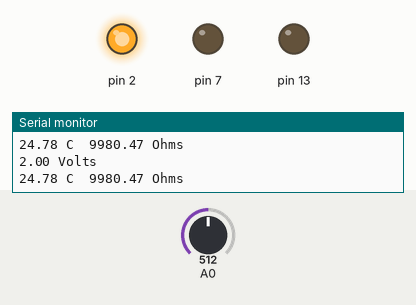
The sketch below on a simulated Arduino Uno, built with avr-gcc and run on an emulated ATmega328P. Shown: output pins drawn as LEDs (lit = HIGH), the last lines printed to the serial monitor. Inputs (shaded band) come from the test bench; at power-on: A0 = 512.

Above: at 1.3 s.
1.4 s: A0 set to 564
2.9 s: A0 set to 593
At 3.9 s:
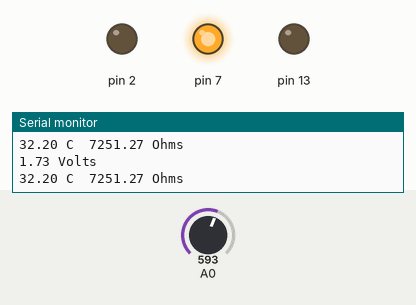
4.5 s: A0 set to 789
6.0 s: A0 set to 823
At 6.5 s:
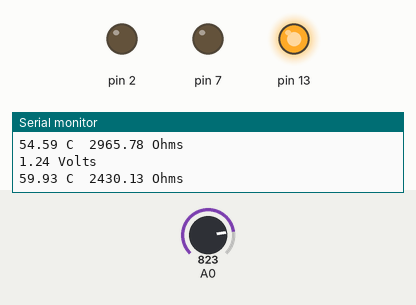
7.5 s: A0 set to 716
At 7.9 s:
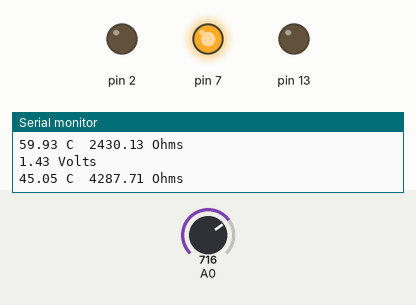
10.5 s: A0 set to 900
At 11.8 s:
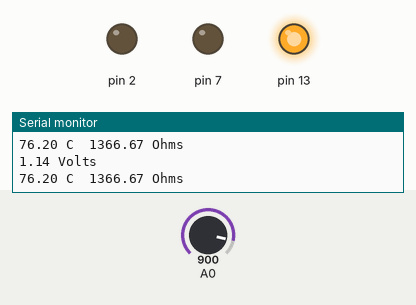
Timing chart, 0 to 13.0 s (numbered marks = the images above; inputs shaded):
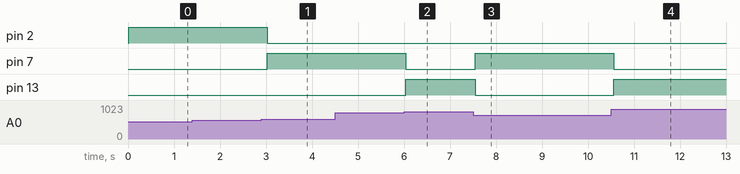

Measured:
- the behaviour switches between 580 and 581 on A0 (found by bisection; images 0 and 1)
- the behaviour switches between 804 and 805 on A0 (found by bisection; images 1 and 2)
- after the input at 2.9 s, pin 2: HIGH → LOW after 0.13 s; pin 7: LOW → HIGH after 0.13 s
- after the input at 6.0 s, pin 7: HIGH → LOW at once; pin 13: LOW → HIGH at once
- after the input at 7.5 s, pin 7: LOW → HIGH at once; pin 13: HIGH → LOW at once
- after the input at 10.5 s, pin 7: HIGH → LOW after 0.06 s; pin 13: LOW → HIGH after 0.06 s

The sketch:

TempSensor.ino
```cpp
double Vo;
double R2, T, R1 = 10000;


double redUpper = 1e200;
double redLower = 57;

double greenUpper = 57;
double greenLower = 31;

double blueUpper = 31;
double blueLower = -1e200;


double A, B, C;

void setup() {
Serial.begin(9600);
pinMode(7, OUTPUT);
pinMode(13, OUTPUT);
pinMode(2, OUTPUT);
getConst(26148.41, 4.0, 5934.58, 37.0, 1468.61, 74.1);
Serial.println(A*1e3,12);
Serial.println(B*1e4,12);
Serial.println(C*1e7,12);
}

void loop() {
  T = 0;
  Vo = 1023./analogRead(0);
  R2 = R1*(Vo - 1.0);
  Serial.print(Vo); Serial.print(" Volts\n");
  T = A + B*(log(R2)) + C*(log(R2)*log(R2)*log(R2));
  T = 1./T;
  T -= 273.15;
  Serial.print(T);   Serial.print(" C\t");
  Serial.print(R2);     Serial.println(" Ohms");

  if(T >= greenLower  &&  T <= greenUpper){
    digitalWrite(13, LOW);
    digitalWrite(2, LOW);
    digitalWrite(7, HIGH);
  }
  else if(T > redLower  &&  T < redUpper){
    digitalWrite(2, LOW);
    digitalWrite(7, LOW);
    digitalWrite(13, HIGH);
  }
  else if (T > blueLower  &&  T < blueUpper){
    digitalWrite(7, LOW);
    digitalWrite(2, HIGH);
    digitalWrite(13, LOW);
  }
  delay(500);
}

void getConst(float R1, float T1, float R2, float T2, float R3, float T3){
  double L1, L2, L3, Y1, Y2, Y3, G2, G3;
  T1 += 273.15;
  T2 += 273.15;
  T3 += 273.15;
  L1 = log(R1); L2 = log(R2); L3 = log(R3);
  Y1 = 1./T1; Y2 = 1./T2; Y3 = 1./T3;
  G2 = ((Y2-Y1)/(L2-L1));
  G3 = ((Y3-Y1)/(L3-L1));
  C = ((G3-G2)/(L3-L2))*pow((L1+L2+L3),-1);
  B = G2 - C*(pow(L1,2) + L1*L2 + pow(L2,2));
  A = Y1 - (B + pow(L1,2)*C)*L1;
}
```
